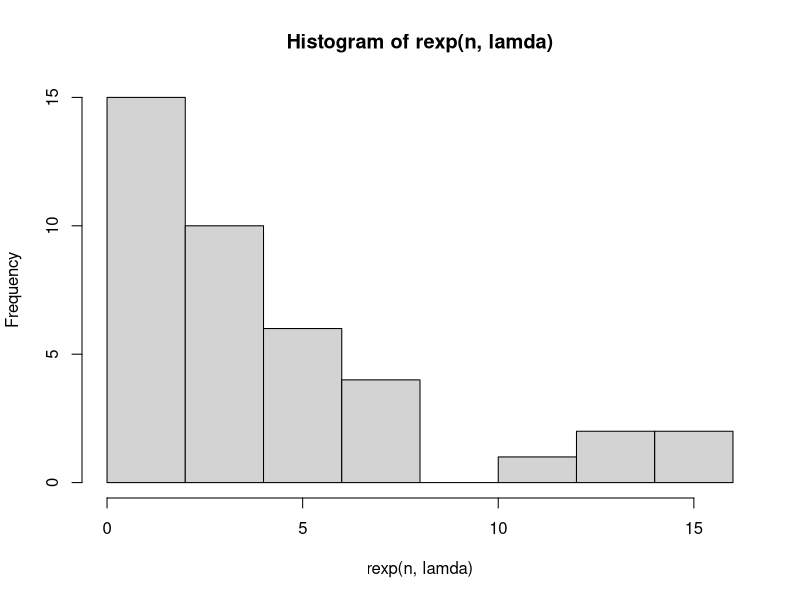

Source code (R):
#The exponential distribution can be simulated in R with rexp(n, lambda) where lambda is the rate parameter. 
#The mean of exponential distribution is 1/lambda and the standard deviation is also 1/lambda. 
#Set lambda = 0.2 for all of the simulations. You will investigate the distribution of averages of 40 exponentials. 
#Note that you will need to do a thousand simulations

#central limit theorem (CLT) states that, given certain conditions, the arithmetic mean 
#of a sufficiently large number of iterates of independent random variables, each with a 
#well-defined expected value and well-defined variance, will be approximately normally 
#distributed, regardless of the underlying distribution

###
#Show the sample mean and compare it to the theoretical mean of the distribution
###
n <- 40
lamda <- 0.2
numSims <- 1000
set.seed(0)

meanSimExp <- NULL
for (i in 1 : numSims) meanSimExp <- c(meanSimExp, mean(rexp(n,lamda)))
#hist(meanSimExp)

#Calculating the mean of means
mean(meanSimExp)
expMean <- sum(meanSimExp)/numSims
expMean

###
#Show how variable the sample is (via variance) and compare it to the theoretical variance of the distribution.
###

#Theorectical
(1/lamda)^2

varianceSimExp <- NULL
for (i in 1 : numSims) varianceSimExp <- c(varianceSimExp, var(rexp(n,lamda)))
#hist(varianceSimExp, prob=TRUE, col = "grey")
#lines(density(varianceSimExp), col="blue", lwd=2)

mean(varianceSimExp)

###
#Show that the distribution is approximately normal.
###
#The sample mean is unbiased: the population mean of its distribution is the mean that it's
#trying to estimate.

hist(rexp(n,lamda))
mean(rexp(n,lamda))
# multiply each density by the difference in the breaks like this
#sum(diff(hist1$breaks) * hist1$density)



